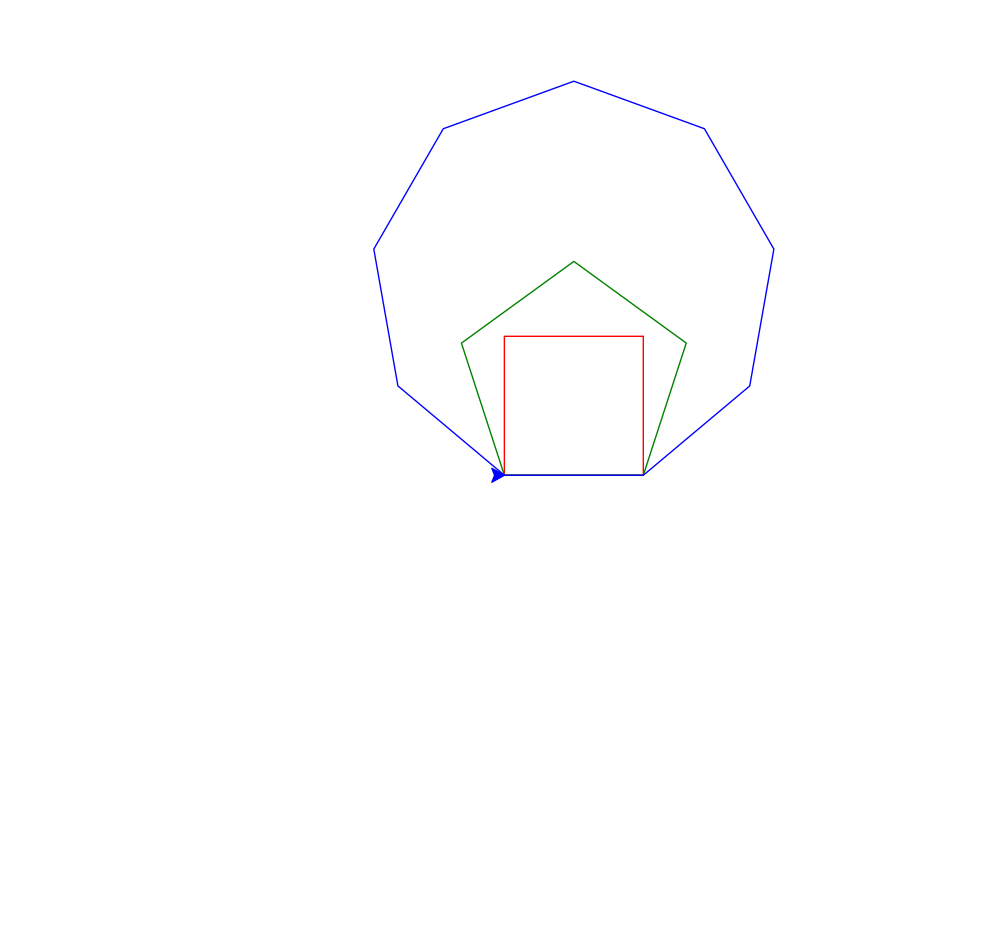

Python code for this plot:
import turtle

bob = turtle.Turtle()

def drawPolygon(n):
    angle = 360/n
    for k in range(n):
        bob.forward(100)
        bob.left(angle)


bob.color("red")
drawPolygon(4)
bob.color("green")
drawPolygon(5)
bob.color("blue")
drawPolygon(9)
